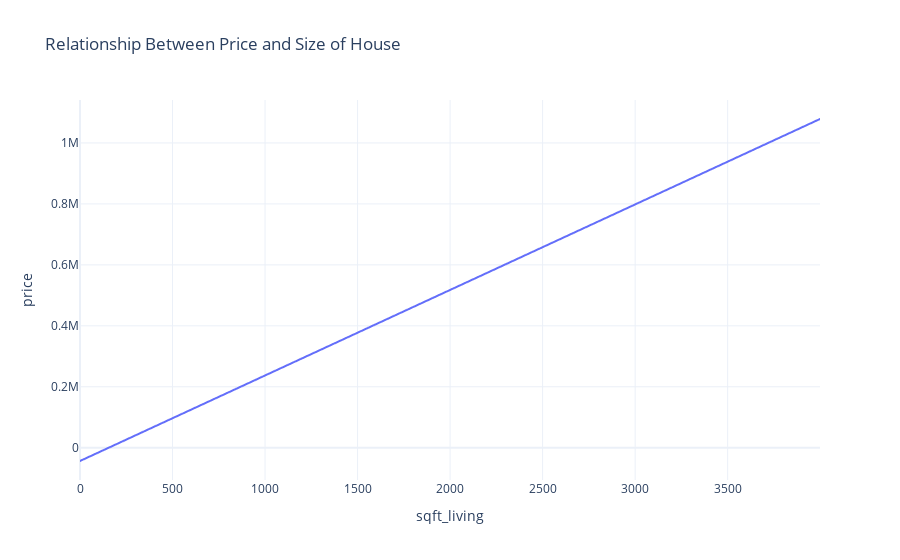

This figure's notebook cell:
### Code cell
plot_linear_regression_model(coefficient, intercept)

### Figure 1 — Plotly figure (JSON) as saved in the notebook; plotly's stock layout.template omitted (floating-point values rounded to 4 significant figures; data arrays with more than 128 entries replaced by an {"elided": "..."} marker saying what was removed)
{"data": [{"hovertemplate": "sqft_living=%{x}<br>price=%{y}<extra></extra>", "legendgroup": "", "line": {"color": "#636efa", "dash": "solid"}, "mode": "lines", "name": "", "showlegend": false, "type": "scattergl", "x": {"elided": "4000 int values"}, "xaxis": "x", "y": {"elided": "4000 float values"}, "yaxis": "y"}], "layout": {"legend": {"tracegroupgap": 0}, "title": {"text": "Relationship Between Price and Size of House"}, "xaxis": {"anchor": "y", "domain": [0, 1], "title": {"text": "sqft_living"}}, "yaxis": {"anchor": "x", "domain": [0, 1], "title": {"text": "price"}}}}
